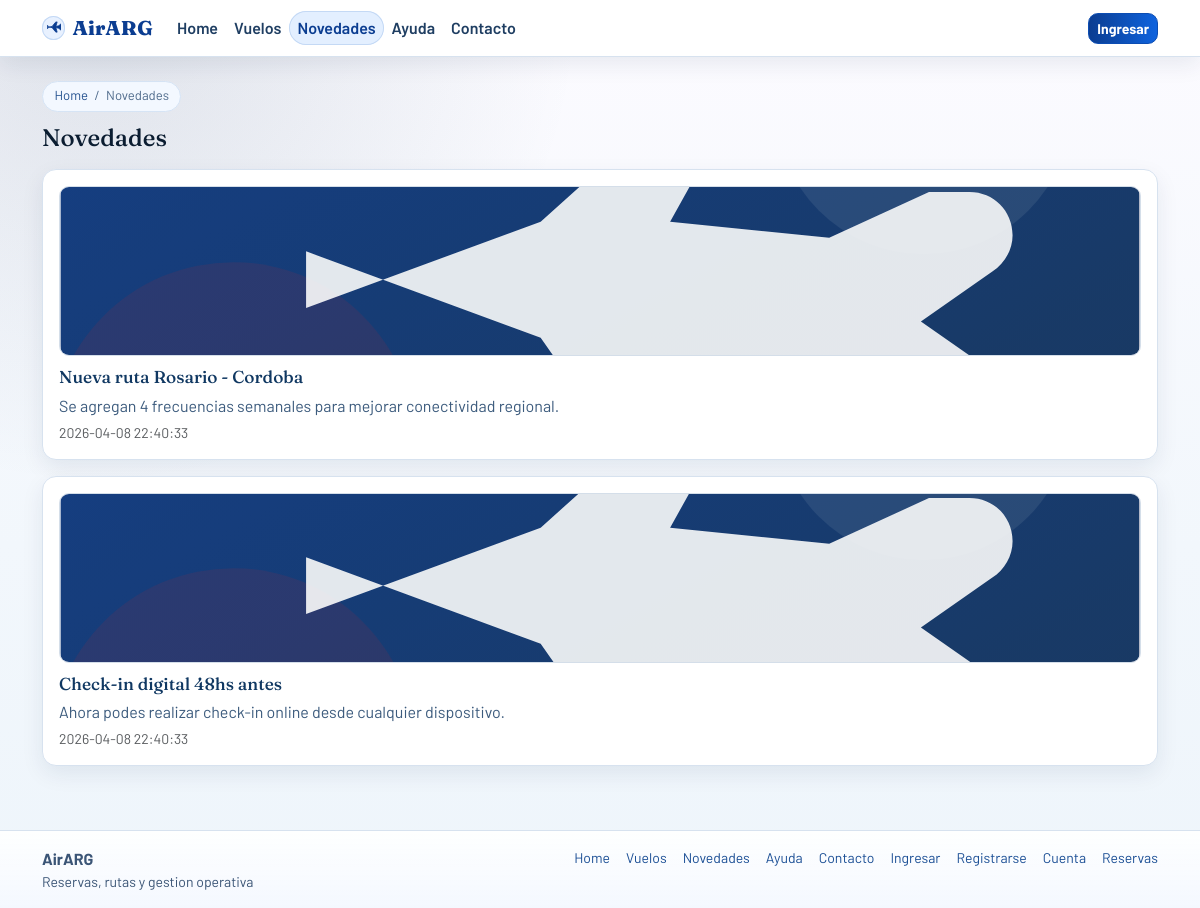
Page /index.php?page=news on the committed database.
### tables this page shows
CREATE TABLE news (
  id INT AUTO_INCREMENT PRIMARY KEY,
  title VARCHAR(180) NOT NULL,
  content TEXT NOT NULL,
  start_date DATE NULL,
  end_date DATE NULL,
  created_at TIMESTAMP DEFAULT CURRENT_TIMESTAMP
);

### app/helpers/view.php (called while the page is built, shortened)
<?php
function view(string $page, array $data = []): void
{
    extract($data);
    require __DIR__ . '/../views/partials/header.php';
    require __DIR__ . '/../views/partials/navbar.php';
    require __DIR__ . '/../views/pages/' . $page . '.php';
    require __DIR__ . '/../views/partials/footer.php';
}
function paginate(int $totalItems, int $perPage, int $currentPage): array
{
    $totalPages = max(1, (int) ceil($totalItems / $perPage));
    $currentPage = max(1, min($currentPage, $totalPages));
    $offset = ($currentPage - 1) * $perPage;
    return [
        'total_pages' => $totalPages,
        'current_page' => $currentPage,
        'offset' => $offset,
        'limit' => $perPage,
    ];
}

### app/core/Database.php (called while the page is built)
<?php
class Database
{
    private static ?PDO $pdo = null;
    public static function connection(): PDO
    {
        if (self::$pdo === null) {
            $dsn = 'mysql:host=' . DB_HOST . ';port=' . DB_PORT . ';dbname=' . DB_NAME . ';charset=utf8mb4';
            self::$pdo = new PDO($dsn, DB_USER, DB_PASS, [
                PDO::ATTR_ERRMODE => PDO::ERRMODE_EXCEPTION,
                PDO::ATTR_DEFAULT_FETCH_MODE => PDO::FETCH_ASSOC,
            ]);
        }
        return self::$pdo;
    }
}

### app/models/News.php (called while the page is built, shortened)
<?php
class News
{
    public static function countActive(): int
    {
        $sql = "SELECT COUNT(*) AS c FROM news WHERE (start_date IS NULL OR start_date <= NOW()) AND (end_date IS NULL OR end_date >= NOW())";
        $stmt = Database::connection()->query($sql);
        $row = $stmt->fetch();
        return (int) $row['c'];
    }
    public static function paginatedActive(int $limit, int $offset): array
    {
        $sql = 'SELECT * FROM news WHERE (start_date IS NULL OR start_date <= NOW()) AND (end_date IS NULL OR end_date >= NOW()) ORDER BY created_at DESC LIMIT :limit OFFSET :offset';
        $stmt = Database::connection()->prepare($sql);
        $stmt->bindValue(':limit', $limit, PDO::PARAM_INT);
        $stmt->bindValue(':offset', $offset, PDO::PARAM_INT);
        $stmt->execute();
        return $stmt->fetchAll();
    }
}

### app/views/pages/news.php (the view, shortened to what this page needs)
<section aria-labelledby="news-page-title">
  <nav class="breadcrumb-air" aria-label="Breadcrumb">
    <a href="<?php echo BASE_URL; ?>/index.php?page=home">Home</a>
    <span>/</span>
    <span aria-current="page">Novedades</span>
  </nav>
  <h1 id="news-page-title" class="h4 mb-3">Novedades</h1>
  <?php
  $newsImages = [
    'https://images.unsplash.com/photo-1529074963764-98f45c47344b?auto=format&fit=crop&w=1200&q=80',
    'https://images.unsplash.com/photo-1517479149777-5f3b1511d5ad?auto=format&fit=crop&w=1200&q=80',
    'https://images.unsplash.com/photo-1530521954074-e64f6810b32d?auto=format&fit=crop&w=1200&q=80',
    'https://images.unsplash.com/photo-1570710891163-6d3b5c47248b?auto=format&fit=crop&w=1200&q=80',
  ];
  ?>
  <?php if (empty($news)): ?>
    <div class="empty-state">
      <span class="empty-state-illustration" aria-hidden="true">
        <svg viewBox="0 0 24 24" focusable="false"><path d="M4 6h16v12H4zM8 10h8M8 14h5"></path></svg>
      </span>
      <h2 class="h6 mb-2">No hay novedades por el momento</h2>
      <p class="mb-0">En breve vas a ver anuncios, promociones y actualizaciones de vuelos.</p>
    </div>
  <?php else: ?>
    <?php foreach ($news as $index => $item): ?>
      <article class="card p-3 mb-3">
        <img class="news-cover" src="<?php echo htmlspecialchars($newsImages[$index % count($newsImages)]); ?>" alt="Imagen de referencia para novedad de vuelos" loading="lazy" data-placeholder="1" data-placeholder-label="Novedad de vuelos">
        <h2 class="h6 news-card-title"><?php echo htmlspecialchars($item['title']); ?></h2>
        <p class="mb-1 news-card-text"><?php echo htmlspecialchars($item['content']); ?></p>
        <small class="text-muted"><?php echo htmlspecialchars($item['created_at']); ?></small>
      </article>
    <?php endforeach; ?>
  <?php endif; ?>
</section>

### public/assets/css/styles.css (style rules this page uses)
:root { --bg: #eef3f9; --bg-top: #f8fbff; --bg-bottom: #e7eef8; --page-accent: rgba(11, 61, 145, 0.16); --text: #0b1d31; --text-soft: #344f6d; --brand: #0b3d91; --brand-dark: #072c6a; --brand-soft: #e8f1ff; --accent: #d7192d; --surface: #ffffff; --surface-border: #d7e2ef; --shadow-xs: 0 4px 10px rgba(11, 37, 74, 0.05); --shadow-sm: 0 8px 22px rgba(11, 37, 74, 0.08); --shadow-md: 0 14px 30px rgba(11, 37, 74, 0.12); --shadow-lg: 0 18px 38px rgba(7, 24, 55, 0.18); --radius-sm: 10px; --radius-md: 14px; --radius-lg: 18px; --space-1: 0.35rem; --space-2: 0.75rem; --space-3: 1rem; --space-4: 1.5rem; --space-5: 2rem; --ease-standard: cubic-bezier(0.2, 0.8, 0.2, 1); --dur-fast: 160ms; --dur-medium: 220ms; --dur-slow: 320ms; --font-body: "Barlow", "Segoe UI", Tahoma, sans-serif; --font-display: "Fraunces", Georgia, serif; }
html, body { height: 100%; }
body { display: flex; flex-direction: column; min-height: 100vh; font-family: var(--font-body); color: var(--text); background: radial-gradient(circle at 8% 0%, var(--page-accent), transparent 34%), linear-gradient(180deg, var(--bg-top) 0%, var(--bg) 60%, var(--bg-bottom) 100%); background-attachment: fixed; }
body[data-page="news"] { --bg-top: #fcfbff; --bg-bottom: #eef5fb; --bg: #f2f7fc; --page-accent: rgba(13, 47, 83, 0.12); }
.card { border: 1px solid var(--surface-border); border-radius: var(--radius-md); background: var(--surface); box-shadow: var(--shadow-sm); transition: transform var(--dur-fast) var(--ease-standard), box-shadow var(--dur-fast) var(--ease-standard), border-color var(--dur-fast) var(--ease-standard); }
h1, h2, h3, .display-6 { font-family: var(--font-display); }
.news-cover { height: 170px; width: 100%; object-fit: cover; border-radius: 10px; margin-bottom: 0.7rem; border: 1px solid var(--surface-border); background: linear-gradient(135deg, rgba(11, 61, 145, 0.08), rgba(215, 25, 45, 0.06)); }
.news-card-title { color: #103862; font-size: 1.08rem; margin-bottom: 0.35rem; }
.news-card-text { color: #3c5b7d; }
.is-placeholder { object-fit: cover; filter: saturate(0.9) contrast(0.96); }
.breadcrumb-air { display: inline-flex; align-items: center; gap: 0.4rem; margin-bottom: 0.8rem; font-size: 0.82rem; color: #4e6a8b; background: #f3f8ff; border: 1px solid #d6e4f5; border-radius: 999px; padding: 0.28rem 0.72rem; }
.breadcrumb-air a { color: #24518f; text-decoration: none; }

### rows in the picture
news: title "Nueva ruta Rosario - Cordoba", content "Se agregan 4 frecuencias semanales para mejorar conectividad regional.", created_at "2026-04-08 22:40:33"
news: title "Check-in digital 48hs antes", content "Ahora podes realizar check-in online desde cualquier dispositivo.", created_at "2026-04-08 22:40:33"
